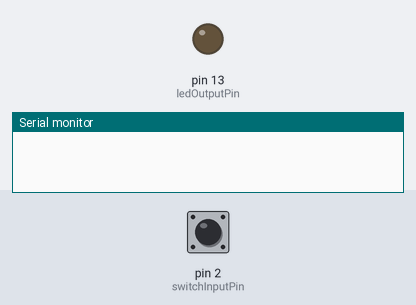
Bench run of a sketch on a simulated Arduino Uno, built with avr-gcc and run on an emulated ATmega328P. Shown: output pins drawn as LEDs (lit = HIGH), the last lines printed to the serial monitor. The test bench sets the inputs (shaded band); at power-on: pin 2 (switchInputPin) LOW.

Above: at 1.2 s.
1.3 s: pin 2 (switchInputPin) pulled HIGH for 0.15 s
At 1.42 s:
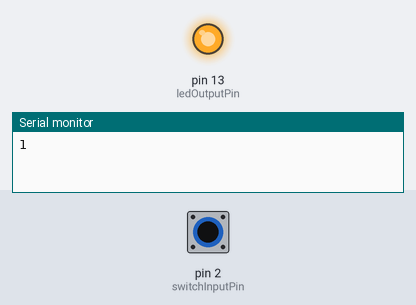
2.9 s: pin 2 (switchInputPin) pulled HIGH for 3.2 s
At 7.3 s:
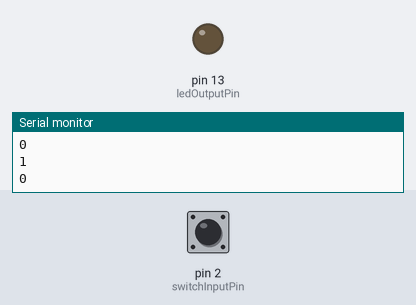
Timing chart, 0 to 8.8 s (numbered marks = the images above; inputs shaded):
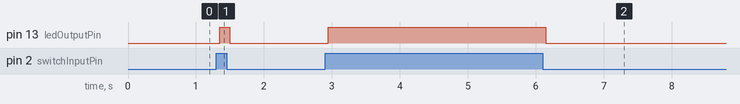

Measured:
- after the input at 1.3 s, pin 13 (ledOutputPin): LOW → HIGH after 0.05 s, → LOW 0.15 s later
- after the input at 2.9 s, pin 13 (ledOutputPin): LOW → HIGH after 0.05 s, → LOW 3.2 s later

The sketch:

sketch04-switch-debounce-2.ino
```cpp
// sketch04-switch-debounce-2

// define input and output pins here.  this way they can easily be changed
// without having to modify them everywhere throughout the code
int switchInputPin = 2;
int ledOutputPin = 13;

int switchState = 0; // keeps track of current switch state
int prevSwitchRead = 0; // saves the previous switch read
int threshold = 50; // threshold (in msecs) to wait for switch to debounce
long lastDebounceTime = 0; // timestamp for when the switch read changed - NOTE this has to be a long integer otherwise the value will wrap.

void setup() {
  // initialize serial connection
  Serial.begin(9600);

  // configure switch input pin as input
  pinMode(switchInputPin, INPUT);

  // configure LED output pin as output
  pinMode(ledOutputPin, OUTPUT);

  // set initial LED output state
  digitalWrite(ledOutputPin, switchState);
}

void loop() {
  // read current switch state
  int switchRead = digitalRead(switchInputPin);

  // is read different from previous switch read?
  if (switchRead != prevSwitchRead) {
    // yes, get current timestamp
    lastDebounceTime = millis();
  }

//  Serial.print(switchRead);
//  Serial.print(",");
//  Serial.print(switchState);
//  Serial.print(",");
//  Serial.print(millis());
//  Serial.print(",");
//  Serial.print(lastDebounceTime);
//  Serial.print(",");
//  Serial.println(millis()-lastDebounceTime);

  // has enough time past to check state again?
  if ((millis() - lastDebounceTime) > threshold) {

    // yes, is read difference from current switch state?
    if (switchRead != switchState) {
      // yes, set current switch state to value read
      switchState = switchRead;

      // yes, set led output pin to match switch state
      digitalWrite(ledOutputPin, switchState);

      // send switch state to terminal
      Serial.println(switchState);
    }
  }
  // save previous switch read
  prevSwitchRead = switchRead;

  // do something else...
}
```
